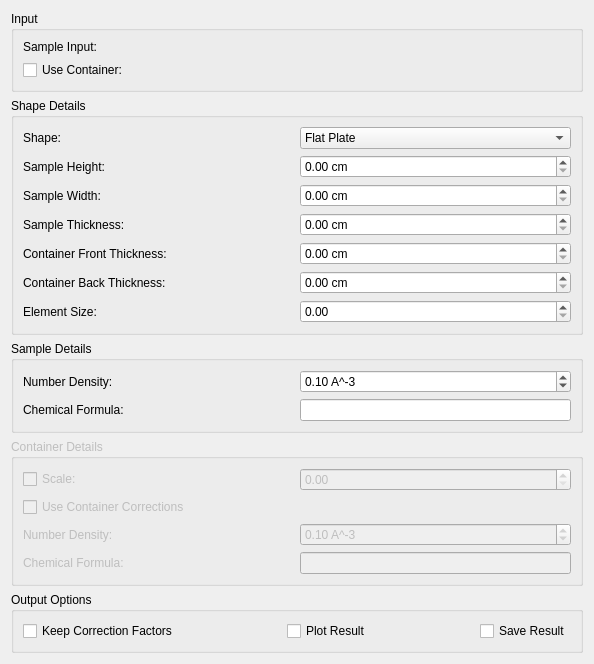
<?xml version="1.0" encoding="UTF-8"?>
<ui version="4.0">
 <class>AbsorptionCorrections</class>
 <widget class="QWidget" name="AbsorptionCorrections">
  <property name="geometry">
   <rect>
    <x>0</x>
    <y>0</y>
    <width>594</width>
    <height>622</height>
   </rect>
  </property>
  <property name="windowTitle">
   <string>Absoprtion Corrections</string>
  </property>
  <layout class="QVBoxLayout" name="loAbsorptionCorrections">
   <item>
    <widget class="QGroupBox" name="gbInput">
     <property name="title">
      <string>Input</string>
     </property>
     <layout class="QGridLayout" name="gridLayout_11">
      <item row="1" column="0">
       <widget class="QCheckBox" name="ckUseCan">
        <property name="text">
         <string>Use Container:</string>
        </property>
       </widget>
      </item>
      <item row="0" column="1">
       <widget class="MantidQt::MantidWidgets::DataSelector" name="dsSampleInput" native="true">
        <property name="sizePolicy">
         <sizepolicy hsizetype="Minimum" vsizetype="Fixed">
          <horstretch>0</horstretch>
          <verstretch>0</verstretch>
         </sizepolicy>
        </property>
        <property name="autoLoad" stdset="0">
         <bool>true</bool>
        </property>
        <property name="workspaceSuffixes" stdset="0">
         <stringlist>
          <string>_red</string>
          <string>_sqw</string>
         </stringlist>
        </property>
        <property name="fileBrowserSuffixes" stdset="0">
         <stringlist>
          <string>_red.nxs</string>
          <string>_sqw.nxs</string>
         </stringlist>
        </property>
        <property name="showLoad" stdset="0">
         <bool>false</bool>
        </property>
       </widget>
      </item>
      <item row="0" column="0">
       <widget class="QLabel" name="lbSampleInput">
        <property name="text">
         <string>Sample Input:</string>
        </property>
       </widget>
      </item>
      <item row="1" column="1">
       <widget class="MantidQt::MantidWidgets::DataSelector" name="dsCanInput" native="true">
        <property name="enabled">
         <bool>false</bool>
        </property>
        <property name="sizePolicy">
         <sizepolicy hsizetype="Minimum" vsizetype="Fixed">
          <horstretch>0</horstretch>
          <verstretch>0</verstretch>
         </sizepolicy>
        </property>
        <property name="autoLoad" stdset="0">
         <bool>true</bool>
        </property>
        <property name="workspaceSuffixes" stdset="0">
         <stringlist>
          <string>_red</string>
          <string>_sqw</string>
         </stringlist>
        </property>
        <property name="fileBrowserSuffixes" stdset="0">
         <stringlist>
          <string>_red.nxs</string>
          <string>_sqw.nxs</string>
         </stringlist>
        </property>
        <property name="showLoad" stdset="0">
         <bool>false</bool>
        </property>
       </widget>
      </item>
     </layout>
    </widget>
   </item>
   <item>
    <widget class="QGroupBox" name="gbShapeDetails">
     <property name="sizePolicy">
      <sizepolicy hsizetype="Preferred" vsizetype="Fixed">
       <horstretch>0</horstretch>
       <verstretch>0</verstretch>
      </sizepolicy>
     </property>
     <property name="title">
      <string>Shape Details</string>
     </property>
     <layout class="QVBoxLayout" name="verticalLayout_9">
      <item>
       <layout class="QHBoxLayout" name="loShape">
        <item>
         <widget class="QLabel" name="lbShape">
          <property name="text">
           <string>Shape:</string>
          </property>
         </widget>
        </item>
        <item>
         <widget class="QComboBox" name="cbShape">
          <item>
           <property name="text">
            <string>Flat Plate</string>
           </property>
          </item>
          <item>
           <property name="text">
            <string>Annulus</string>
           </property>
          </item>
          <item>
           <property name="text">
            <string>Cylinder</string>
           </property>
          </item>
         </widget>
        </item>
       </layout>
      </item>
      <item>
       <widget class="QStackedWidget" name="swShapeDetails">
        <property name="currentIndex">
         <number>0</number>
        </property>
        <widget class="QWidget" name="pgFlatPlate">
         <layout class="QGridLayout" name="loFlatPlate">
          <property name="margin">
           <number>0</number>
          </property>
          <item row="0" column="0">
           <widget class="QLabel" name="lbFlatSampleHeight">
            <property name="text">
             <string>Sample Height:</string>
            </property>
           </widget>
          </item>
          <item row="1" column="0">
           <widget class="QLabel" name="lbFlatSampleWidth">
            <property name="text">
             <string>Sample Width:</string>
            </property>
           </widget>
          </item>
          <item row="2" column="0">
           <widget class="QLabel" name="lbFlatSampleThickness">
            <property name="text">
             <string>Sample Thickness:</string>
            </property>
           </widget>
          </item>
          <item row="3" column="0">
           <widget class="QLabel" name="lbFlatCanFrontThickness">
            <property name="text">
             <string>Container Front Thickness:</string>
            </property>
           </widget>
          </item>
          <item row="5" column="0">
           <widget class="QLabel" name="lbFlatElementSize">
            <property name="text">
             <string>Element Size:</string>
            </property>
           </widget>
          </item>
          <item row="0" column="1">
           <widget class="QDoubleSpinBox" name="spFlatSampleHeight">
            <property name="suffix">
             <string> cm</string>
            </property>
            <property name="singleStep">
             <double>0.100000000000000</double>
            </property>
           </widget>
          </item>
          <item row="1" column="1">
           <widget class="QDoubleSpinBox" name="spFlatSampleWidth">
            <property name="suffix">
             <string> cm</string>
            </property>
            <property name="singleStep">
             <double>0.100000000000000</double>
            </property>
           </widget>
          </item>
          <item row="2" column="1">
           <widget class="QDoubleSpinBox" name="spFlatSampleThickness">
            <property name="suffix">
             <string> cm</string>
            </property>
            <property name="singleStep">
             <double>0.100000000000000</double>
            </property>
           </widget>
          </item>
          <item row="5" column="1">
           <widget class="QDoubleSpinBox" name="spFlatElementSize">
            <property name="singleStep">
             <double>0.100000000000000</double>
            </property>
           </widget>
          </item>
          <item row="4" column="0">
           <widget class="QLabel" name="lbFlatCanBackThickness">
            <property name="text">
             <string>Container Back Thickness:</string>
            </property>
           </widget>
          </item>
          <item row="3" column="1">
           <widget class="QDoubleSpinBox" name="spFlatCanFrontThickness">
            <property name="suffix">
             <string> cm</string>
            </property>
            <property name="singleStep">
             <double>0.100000000000000</double>
            </property>
           </widget>
          </item>
          <item row="4" column="1">
           <widget class="QDoubleSpinBox" name="spFlatCanBackThickness">
            <property name="suffix">
             <string> cm</string>
            </property>
            <property name="singleStep">
             <double>0.100000000000000</double>
            </property>
           </widget>
          </item>
         </layout>
        </widget>
        <widget class="QWidget" name="pgAnnulus">
         <layout class="QGridLayout" name="loAnnulus">
          <property name="margin">
           <number>0</number>
          </property>
          <item row="0" column="0">
           <widget class="QLabel" name="lbAnnCanInnerRadius">
            <property name="text">
             <string>Can Inner Radius:</string>
            </property>
           </widget>
          </item>
          <item row="1" column="0">
           <widget class="QLabel" name="lbAnnSampleInnerRadius">
            <property name="text">
             <string>Sample Inner Radius:</string>
            </property>
           </widget>
          </item>
          <item row="2" column="0">
           <widget class="QLabel" name="lbAnnSampleOuterRadius">
            <property name="text">
             <string>Sample Outer Radius:</string>
            </property>
           </widget>
          </item>
          <item row="3" column="0">
           <widget class="QLabel" name="lbAnnCanOuterRadius">
            <property name="text">
             <string>Can Outer Radius:</string>
            </property>
           </widget>
          </item>
          <item row="0" column="1">
           <widget class="QDoubleSpinBox" name="spAnnCanInnerRadius">
            <property name="suffix">
             <string> cm</string>
            </property>
            <property name="singleStep">
             <double>0.100000000000000</double>
            </property>
           </widget>
          </item>
          <item row="1" column="1">
           <widget class="QDoubleSpinBox" name="spAnnSampleInnerRadius">
            <property name="suffix">
             <string> cm</string>
            </property>
            <property name="singleStep">
             <double>0.100000000000000</double>
            </property>
           </widget>
          </item>
          <item row="2" column="1">
           <widget class="QDoubleSpinBox" name="spAnnSampleOuterRadius">
            <property name="suffix">
             <string> cm</string>
            </property>
            <property name="singleStep">
             <double>0.100000000000000</double>
            </property>
           </widget>
          </item>
          <item row="3" column="1">
           <widget class="QDoubleSpinBox" name="spAnnCanOuterRadius">
            <property name="suffix">
             <string> cm</string>
            </property>
            <property name="singleStep">
             <double>0.100000000000000</double>
            </property>
           </widget>
          </item>
          <item row="4" column="0">
           <widget class="QLabel" name="lbCylEvents">
            <property name="text">
             <string>Neutron Events:</string>
            </property>
           </widget>
          </item>
          <item row="4" column="1">
           <widget class="QSpinBox" name="spAnnEvents">
            <property name="maximum">
             <number>1000000</number>
            </property>
            <property name="singleStep">
             <number>10</number>
            </property>
           </widget>
          </item>
         </layout>
        </widget>
        <widget class="QWidget" name="pgCylinder">
         <layout class="QGridLayout" name="loCylinder">
          <property name="margin">
           <number>0</number>
          </property>
          <item row="0" column="0">
           <widget class="QLabel" name="lbCylSampleRadius">
            <property name="text">
             <string>Sample Radius:</string>
            </property>
           </widget>
          </item>
          <item row="0" column="1">
           <widget class="QDoubleSpinBox" name="spCylSampleRadius">
            <property name="suffix">
             <string> cm</string>
            </property>
            <property name="singleStep">
             <double>0.100000000000000</double>
            </property>
           </widget>
          </item>
          <item row="1" column="0">
           <widget class="QLabel" name="lbCylCanRadius">
            <property name="text">
             <string>Container Radius:</string>
            </property>
           </widget>
          </item>
          <item row="1" column="1">
           <widget class="QDoubleSpinBox" name="spCylCanRadius">
            <property name="suffix">
             <string> cm</string>
            </property>
            <property name="singleStep">
             <double>0.100000000000000</double>
            </property>
           </widget>
          </item>
          <item row="2" column="1">
           <widget class="QSpinBox" name="spCylEvents">
            <property name="maximum">
             <number>1000000</number>
            </property>
            <property name="singleStep">
             <number>10</number>
            </property>
           </widget>
          </item>
          <item row="2" column="0">
           <widget class="QLabel" name="lbAnnEvents">
            <property name="text">
             <string>Neutron Events:</string>
            </property>
           </widget>
          </item>
         </layout>
        </widget>
       </widget>
      </item>
     </layout>
    </widget>
   </item>
   <item>
    <widget class="QGroupBox" name="gbSampleDetails">
     <property name="title">
      <string>Sample Details</string>
     </property>
     <layout class="QGridLayout" name="gridLayout">
      <item row="0" column="0">
       <widget class="QLabel" name="lbSampleNumberDensity">
        <property name="text">
         <string>Number Density: </string>
        </property>
       </widget>
      </item>
      <item row="0" column="1">
       <widget class="QDoubleSpinBox" name="spSampleNumberDensity">
        <property name="suffix">
         <string> A^-3</string>
        </property>
        <property name="singleStep">
         <double>0.100000000000000</double>
        </property>
        <property name="value">
         <double>0.100000000000000</double>
        </property>
       </widget>
      </item>
      <item row="1" column="0">
       <widget class="QLabel" name="lbSampleChemicalFormula">
        <property name="text">
         <string>Chemical Formula:</string>
        </property>
       </widget>
      </item>
      <item row="1" column="1">
       <widget class="QLineEdit" name="leSampleChemicalFormula">
        <property name="sizePolicy">
         <sizepolicy hsizetype="Minimum" vsizetype="Fixed">
          <horstretch>0</horstretch>
          <verstretch>0</verstretch>
         </sizepolicy>
        </property>
       </widget>
      </item>
     </layout>
    </widget>
   </item>
   <item>
    <widget class="QGroupBox" name="gbContainerDetails">
     <property name="enabled">
      <bool>false</bool>
     </property>
     <property name="title">
      <string>Container Details</string>
     </property>
     <layout class="QGridLayout" name="gridLayout_2">
      <item row="4" column="0">
       <widget class="QLabel" name="lbCanChemicalFormula">
        <property name="text">
         <string>Chemical Formula:</string>
        </property>
       </widget>
      </item>
      <item row="4" column="1">
       <widget class="QLineEdit" name="leCanChemicalFormula">
        <property name="enabled">
         <bool>false</bool>
        </property>
        <property name="sizePolicy">
         <sizepolicy hsizetype="Minimum" vsizetype="Fixed">
          <horstretch>0</horstretch>
          <verstretch>0</verstretch>
         </sizepolicy>
        </property>
       </widget>
      </item>
      <item row="3" column="1">
       <widget class="QDoubleSpinBox" name="spCanNumberDensity">
        <property name="enabled">
         <bool>false</bool>
        </property>
        <property name="suffix">
         <string> A^-3</string>
        </property>
        <property name="singleStep">
         <double>0.100000000000000</double>
        </property>
        <property name="value">
         <double>0.100000000000000</double>
        </property>
       </widget>
      </item>
      <item row="3" column="0">
       <widget class="QLabel" name="lbCanNumberDensity">
        <property name="text">
         <string>Number Density:</string>
        </property>
       </widget>
      </item>
      <item row="1" column="0">
       <widget class="QCheckBox" name="ckScaleCan">
        <property name="text">
         <string>Scale:</string>
        </property>
       </widget>
      </item>
      <item row="1" column="1">
       <widget class="QDoubleSpinBox" name="spCanScale">
        <property name="enabled">
         <bool>false</bool>
        </property>
        <property name="singleStep">
         <double>0.100000000000000</double>
        </property>
       </widget>
      </item>
      <item row="2" column="0">
       <widget class="QCheckBox" name="ckUseCanCorrections">
        <property name="text">
         <string>Use Container Corrections</string>
        </property>
       </widget>
      </item>
     </layout>
    </widget>
   </item>
   <item>
    <widget class="QGroupBox" name="gbOutput">
     <property name="sizePolicy">
      <sizepolicy hsizetype="Preferred" vsizetype="Fixed">
       <horstretch>0</horstretch>
       <verstretch>0</verstretch>
      </sizepolicy>
     </property>
     <property name="title">
      <string>Output Options</string>
     </property>
     <layout class="QHBoxLayout" name="horizontalLayout_2">
      <item>
       <widget class="QCheckBox" name="ckKeepFactors">
        <property name="text">
         <string>Keep Correction Factors</string>
        </property>
       </widget>
      </item>
      <item>
       <spacer name="horizontalSpacer">
        <property name="orientation">
         <enum>Qt::Horizontal</enum>
        </property>
        <property name="sizeHint" stdset="0">
         <size>
          <width>40</width>
          <height>20</height>
         </size>
        </property>
       </spacer>
      </item>
      <item>
       <widget class="QCheckBox" name="ckPlot">
        <property name="text">
         <string>Plot Result</string>
        </property>
       </widget>
      </item>
      <item>
       <spacer name="horizontalSpacer_2">
        <property name="orientation">
         <enum>Qt::Horizontal</enum>
        </property>
        <property name="sizeHint" stdset="0">
         <size>
          <width>40</width>
          <height>20</height>
         </size>
        </property>
       </spacer>
      </item>
      <item>
       <widget class="QCheckBox" name="ckSave">
        <property name="text">
         <string>Save Result</string>
        </property>
       </widget>
      </item>
     </layout>
    </widget>
   </item>
  </layout>
 </widget>
 <customwidgets>
  <customwidget>
   <class>MantidQt::MantidWidgets::DataSelector</class>
   <extends>QWidget</extends>
   <header>MantidQtMantidWidgets/DataSelector.h</header>
  </customwidget>
 </customwidgets>
 <tabstops>
  <tabstop>ckUseCan</tabstop>
  <tabstop>cbShape</tabstop>
  <tabstop>spFlatSampleHeight</tabstop>
  <tabstop>spFlatSampleWidth</tabstop>
  <tabstop>spFlatSampleThickness</tabstop>
  <tabstop>spFlatCanFrontThickness</tabstop>
  <tabstop>spFlatCanBackThickness</tabstop>
  <tabstop>spFlatElementSize</tabstop>
  <tabstop>spAnnCanInnerRadius</tabstop>
  <tabstop>spAnnSampleInnerRadius</tabstop>
  <tabstop>spAnnSampleOuterRadius</tabstop>
  <tabstop>spAnnCanOuterRadius</tabstop>
  <tabstop>spAnnEvents</tabstop>
  <tabstop>spCylSampleRadius</tabstop>
  <tabstop>spCylCanRadius</tabstop>
  <tabstop>spCylEvents</tabstop>
  <tabstop>spSampleNumberDensity</tabstop>
  <tabstop>leSampleChemicalFormula</tabstop>
  <tabstop>ckScaleCan</tabstop>
  <tabstop>spCanScale</tabstop>
  <tabstop>ckUseCanCorrections</tabstop>
  <tabstop>spCanNumberDensity</tabstop>
  <tabstop>leCanChemicalFormula</tabstop>
  <tabstop>ckKeepFactors</tabstop>
  <tabstop>ckPlot</tabstop>
  <tabstop>ckSave</tabstop>
 </tabstops>
 <resources/>
 <connections>
  <connection>
   <sender>cbShape</sender>
   <signal>currentIndexChanged(int)</signal>
   <receiver>swShapeDetails</receiver>
   <slot>setCurrentIndex(int)</slot>
   <hints>
    <hint type="sourcelabel">
     <x>436</x>
     <y>160</y>
    </hint>
    <hint type="destinationlabel">
     <x>296</x>
     <y>185</y>
    </hint>
   </hints>
  </connection>
  <connection>
   <sender>ckScaleCan</sender>
   <signal>toggled(bool)</signal>
   <receiver>spCanScale</receiver>
   <slot>setEnabled(bool)</slot>
   <hints>
    <hint type="sourcelabel">
     <x>156</x>
     <y>91</y>
    </hint>
    <hint type="destinationlabel">
     <x>436</x>
     <y>92</y>
    </hint>
   </hints>
  </connection>
  <connection>
   <sender>ckUseCan</sender>
   <signal>toggled(bool)</signal>
   <receiver>dsCanInput</receiver>
   <slot>setEnabled(bool)</slot>
   <hints>
    <hint type="sourcelabel">
     <x>156</x>
     <y>65</y>
    </hint>
    <hint type="destinationlabel">
     <x>436</x>
     <y>65</y>
    </hint>
   </hints>
  </connection>
  <connection>
   <sender>ckUseCan</sender>
   <signal>toggled(bool)</signal>
   <receiver>gbContainerDetails</receiver>
   <slot>setEnabled(bool)</slot>
   <hints>
    <hint type="sourcelabel">
     <x>156</x>
     <y>65</y>
    </hint>
    <hint type="destinationlabel">
     <x>296</x>
     <y>327</y>
    </hint>
   </hints>
  </connection>
  <connection>
   <sender>ckUseCanCorrections</sender>
   <signal>toggled(bool)</signal>
   <receiver>leCanChemicalFormula</receiver>
   <slot>setEnabled(bool)</slot>
   <hints>
    <hint type="sourcelabel">
     <x>156</x>
     <y>447</y>
    </hint>
    <hint type="destinationlabel">
     <x>436</x>
     <y>528</y>
    </hint>
   </hints>
  </connection>
  <connection>
   <sender>ckUseCanCorrections</sender>
   <signal>toggled(bool)</signal>
   <receiver>spCanNumberDensity</receiver>
   <slot>setEnabled(bool)</slot>
   <hints>
    <hint type="sourcelabel">
     <x>156</x>
     <y>447</y>
    </hint>
    <hint type="destinationlabel">
     <x>436</x>
     <y>501</y>
    </hint>
   </hints>
  </connection>
 </connections>
</ui>
